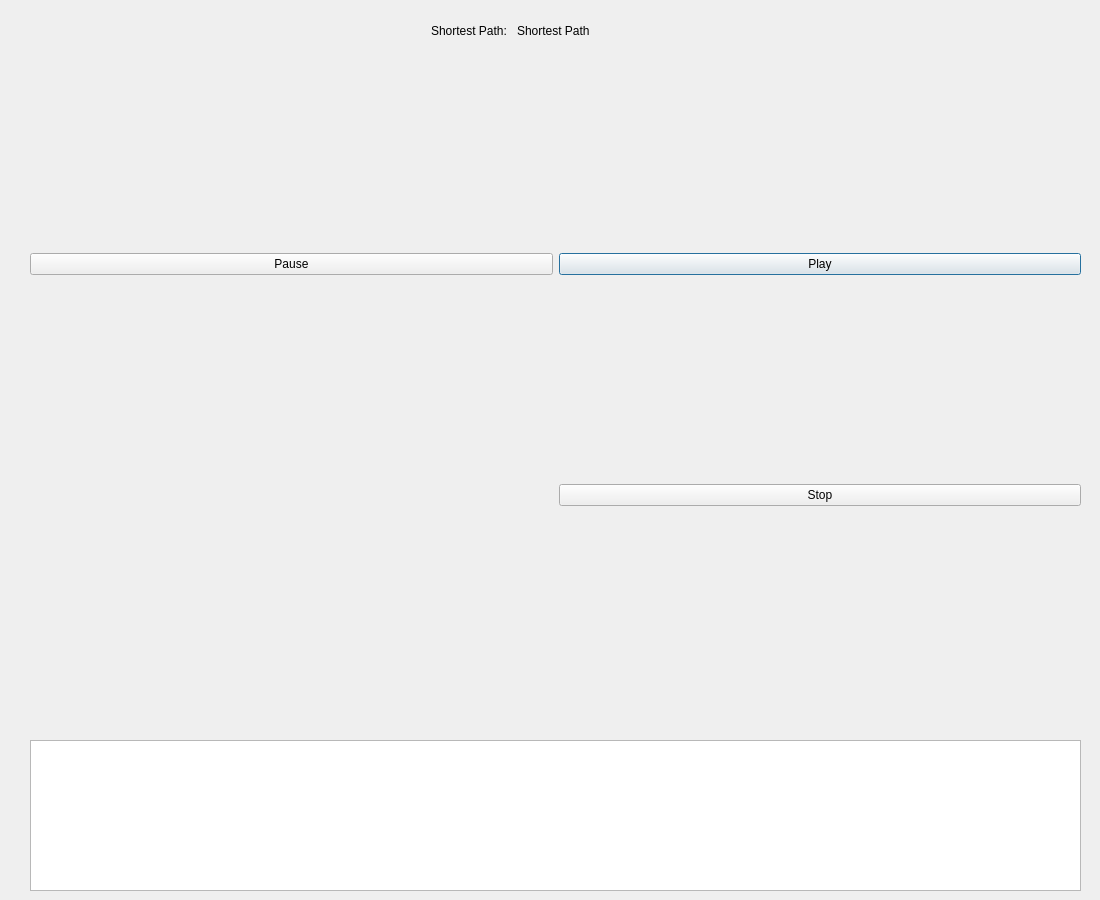
<?xml version="1.0" encoding="UTF-8"?>
<ui version="4.0">
 <class>Result</class>
 <widget class="QDialog" name="Result">
  <property name="geometry">
   <rect>
    <x>0</x>
    <y>0</y>
    <width>1100</width>
    <height>900</height>
   </rect>
  </property>
  <property name="minimumSize">
   <size>
    <width>1100</width>
    <height>900</height>
   </size>
  </property>
  <property name="windowTitle">
   <string>Dialog</string>
  </property>
  <widget class="QWidget" name="gridLayoutWidget">
   <property name="geometry">
    <rect>
     <x>30</x>
     <y>50</y>
     <width>1051</width>
     <height>691</height>
    </rect>
   </property>
   <layout class="QGridLayout" name="gridLayout_4">
    <item row="1" column="1">
     <widget class="QPushButton" name="playButton">
      <property name="text">
       <string>Play</string>
      </property>
     </widget>
    </item>
    <item row="0" column="0" colspan="2">
     <layout class="QVBoxLayout" name="verticalLayout"/>
    </item>
    <item row="1" column="0">
     <widget class="QPushButton" name="pauseButton">
      <property name="text">
       <string>Pause</string>
      </property>
     </widget>
    </item>
    <item row="3" column="1">
     <widget class="QPushButton" name="stopButton">
      <property name="text">
       <string>Stop</string>
      </property>
     </widget>
    </item>
    <item row="4" column="0" colspan="2">
     <spacer name="horizontalSpacer">
      <property name="orientation">
       <enum>Qt::Orientation::Vertical</enum>
      </property>
      <property name="sizeType">
       <enum>QSizePolicy::Policy::Fixed</enum>
      </property>
      <property name="sizeHint" stdset="0">
       <size>
        <width>10</width>
        <height>30</height>
       </size>
      </property>
     </spacer>
    </item>
   </layout>
  </widget>
  <widget class="QWidget" name="horizontalLayoutWidget">
   <property name="geometry">
    <rect>
     <x>30</x>
     <y>740</y>
     <width>1051</width>
     <height>151</height>
    </rect>
   </property>
   <layout class="QHBoxLayout" name="horizontalLayout">
    <item>
     <widget class="QPlainTextEdit" name="pythonOutputConsole">
      <property name="readOnly">
       <bool>true</bool>
      </property>
     </widget>
    </item>
   </layout>
  </widget>
  <widget class="QWidget" name="horizontalLayoutWidget_3">
   <property name="geometry">
    <rect>
     <x>210</x>
     <y>10</y>
     <width>601</width>
     <height>41</height>
    </rect>
   </property>
   <layout class="QHBoxLayout" name="horizontalLayout_2">
    <item>
     <layout class="QHBoxLayout" name="horizontalLayout_4">
      <item>
       <spacer name="horizontalSpacer_3">
        <property name="orientation">
         <enum>Qt::Orientation::Horizontal</enum>
        </property>
        <property name="sizeHint" stdset="0">
         <size>
          <width>40</width>
          <height>20</height>
         </size>
        </property>
       </spacer>
      </item>
      <item>
       <widget class="QLabel" name="label">
        <property name="text">
         <string>Shortest Path: </string>
        </property>
       </widget>
      </item>
      <item>
       <widget class="QLabel" name="shortestPathResultLabel">
        <property name="text">
         <string>Shortest Path</string>
        </property>
       </widget>
      </item>
      <item>
       <spacer name="horizontalSpacer_4">
        <property name="orientation">
         <enum>Qt::Orientation::Horizontal</enum>
        </property>
        <property name="sizeHint" stdset="0">
         <size>
          <width>40</width>
          <height>20</height>
         </size>
        </property>
       </spacer>
      </item>
     </layout>
    </item>
   </layout>
  </widget>
 </widget>
 <resources/>
 <connections/>
</ui>
